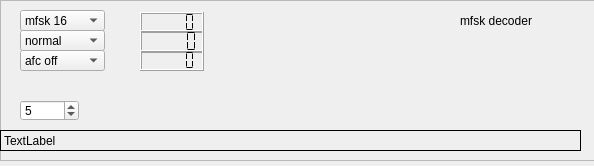
<?xml version="1.0" encoding="UTF-8"?>
<ui version="4.0">
 <class>Form</class>
 <widget class="QWidget" name="Form">
  <property name="geometry">
   <rect>
    <x>0</x>
    <y>0</y>
    <width>594</width>
    <height>166</height>
   </rect>
  </property>
  <property name="windowTitle">
   <string>Form</string>
  </property>
  <widget class="QFrame" name="frame">
   <property name="geometry">
    <rect>
     <x>0</x>
     <y>0</y>
     <width>661</width>
     <height>161</height>
    </rect>
   </property>
   <property name="frameShape">
    <enum>QFrame::StyledPanel</enum>
   </property>
   <property name="frameShadow">
    <enum>QFrame::Raised</enum>
   </property>
   <widget class="QLabel" name="label">
    <property name="geometry">
     <rect>
      <x>460</x>
      <y>10</y>
      <width>121</width>
      <height>21</height>
     </rect>
    </property>
    <property name="text">
     <string>mfsk decoder</string>
    </property>
   </widget>
   <widget class="QLabel" name="mfsktextBox">
    <property name="geometry">
     <rect>
      <x>0</x>
      <y>130</y>
      <width>581</width>
      <height>21</height>
     </rect>
    </property>
    <property name="frameShape">
     <enum>QFrame::Box</enum>
    </property>
    <property name="text">
     <string>TextLabel</string>
    </property>
   </widget>
   <widget class="QSpinBox" name="mfskSquelch">
    <property name="geometry">
     <rect>
      <x>20</x>
      <y>100</y>
      <width>59</width>
      <height>21</height>
     </rect>
    </property>
    <property name="value">
     <number>5</number>
    </property>
   </widget>
   <widget class="QComboBox" name="mfskMode">
    <property name="geometry">
     <rect>
      <x>20</x>
      <y>10</y>
      <width>85</width>
      <height>21</height>
     </rect>
    </property>
    <item>
     <property name="text">
      <string>mfsk 16</string>
     </property>
    </item>
    <item>
     <property name="text">
      <string>mfsk 8</string>
     </property>
    </item>
    <item>
     <property name="text">
      <string>mfsk 4</string>
     </property>
    </item>
    <item>
     <property name="text">
      <string>mfsk 11</string>
     </property>
    </item>
    <item>
     <property name="text">
      <string>mfsk 22</string>
     </property>
    </item>
    <item>
     <property name="text">
      <string>mfsk 31</string>
     </property>
    </item>
    <item>
     <property name="text">
      <string>mfsk 32</string>
     </property>
    </item>
    <item>
     <property name="text">
      <string>mfsk 64</string>
     </property>
    </item>
   </widget>
   <widget class="QComboBox" name="mfskReverse">
    <property name="geometry">
     <rect>
      <x>20</x>
      <y>30</y>
      <width>85</width>
      <height>21</height>
     </rect>
    </property>
    <item>
     <property name="text">
      <string>normal</string>
     </property>
    </item>
    <item>
     <property name="text">
      <string>reverse</string>
     </property>
    </item>
   </widget>
   <widget class="QComboBox" name="mfskAfcon">
    <property name="geometry">
     <rect>
      <x>20</x>
      <y>50</y>
      <width>85</width>
      <height>21</height>
     </rect>
    </property>
    <item>
     <property name="text">
      <string>afc off</string>
     </property>
    </item>
    <item>
     <property name="text">
      <string>afc on</string>
     </property>
    </item>
   </widget>
   <widget class="QLCDNumber" name="s2nDisplay">
    <property name="geometry">
     <rect>
      <x>140</x>
      <y>12</y>
      <width>64</width>
      <height>21</height>
     </rect>
    </property>
    <property name="segmentStyle">
     <enum>QLCDNumber::Flat</enum>
    </property>
   </widget>
   <widget class="QLCDNumber" name="baudrateEstimate">
    <property name="geometry">
     <rect>
      <x>140</x>
      <y>30</y>
      <width>64</width>
      <height>23</height>
     </rect>
    </property>
    <property name="segmentStyle">
     <enum>QLCDNumber::Flat</enum>
    </property>
   </widget>
   <widget class="QLCDNumber" name="cfDisplay">
    <property name="geometry">
     <rect>
      <x>140</x>
      <y>50</y>
      <width>64</width>
      <height>21</height>
     </rect>
    </property>
    <property name="segmentStyle">
     <enum>QLCDNumber::Flat</enum>
    </property>
   </widget>
  </widget>
 </widget>
 <resources/>
 <connections/>
</ui>
